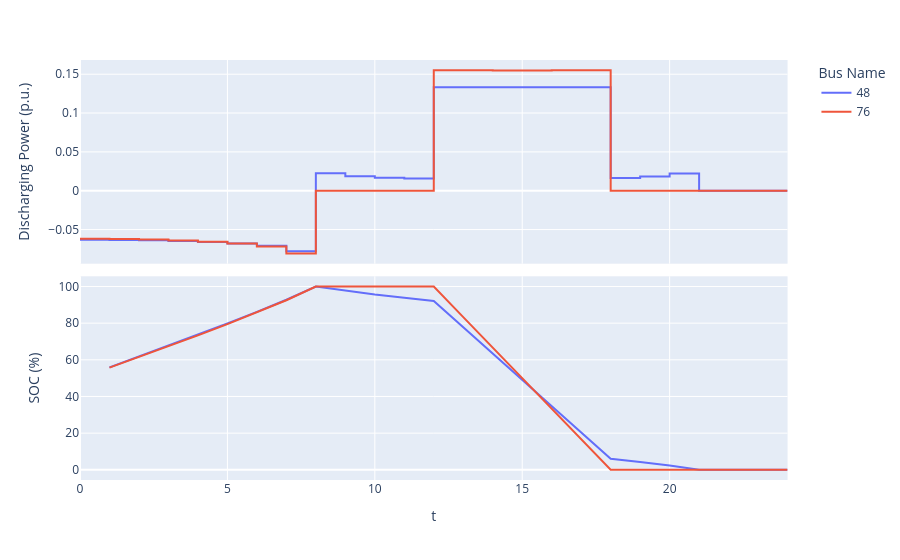

Here is the notebook cell this chart was saved with:
### Code cell
case = create_case(CASES_DIR / "csv" / "ieee123_30der_bat", start_step=0, n_steps=24)
result = case.run_opf(objective="cost", control_regulators=True, control_capacitors=True)
case.plot_schedules()
result.plot_voltages()
result.plot_network()
result.plot_batteries()

### Figure 1 — Plotly figure (JSON) as saved in the notebook; plotly's stock layout.template omitted (floating-point values rounded to 4 significant figures)
{"data": [{"hovertemplate": "Bus Name=48<br>variable=power<br>t=%{x}<br>value=%{y}<extra></extra>", "legendgroup": "48", "line": {"color": "#636efa", "dash": "solid", "shape": "hv"}, "marker": {"symbol": "circle"}, "mode": "lines", "name": "48", "orientation": "v", "showlegend": true, "type": "scatter", "x": [0, 1, 2, 3, 4, 5, 6, 7, 8, 9, 10, 11, 12, 13, 14, 15, 16, 17, 18, 19, 20, 21, 22, 23, 24], "xaxis": "x2", "y": [-0.06315, -0.06333, -0.06388, -0.06477, -0.06601, -0.06783, -0.07075, -0.07791, 0.02236, 0.0185, 0.01682, 0.01577, 0.1333, 0.1333, 0.1333, 0.1333, 0.1333, 0.1333, 0.01635, 0.01814, 0.02207, -1.598e-10, 9.191e-10, 2.867e-09, 2.867e-09], "yaxis": "y2"}, {"hovertemplate": "Bus Name=48<br>variable=soc<br>t=%{x}<br>value=%{y}<extra></extra>", "legendgroup": "48", "line": {"color": "#636efa", "dash": "solid"}, "marker": {"symbol": "circle"}, "mode": "lines", "name": "48", "orientation": "v", "showlegend": false, "type": "scatter", "x": [1, 2, 3, 4, 5, 6, 7, 8, 9, 10, 11, 12, 13, 14, 15, 16, 17, 18, 19, 20, 21, 22, 23, 24], "xaxis": "x", "y": [55.87, 61.76, 67.7, 73.73, 79.87, 86.17, 92.75, 100.0, 97.6, 95.61, 93.8, 92.1, 77.77, 63.43, 49.09, 34.76, 20.42, 6.081, 4.323, 2.373, -9.792e-07, -8.415e-07, -8.152e-07, -9.953e-07], "yaxis": "y"}, {"hovertemplate": "Bus Name=76<br>variable=power<br>t=%{x}<br>value=%{y}<extra></extra>", "legendgroup": "76", "line": {"color": "#EF553B", "dash": "solid", "shape": "hv"}, "marker": {"symbol": "circle"}, "mode": "lines", "name": "76", "orientation": "v", "showlegend": true, "type": "scatter", "x": [0, 1, 2, 3, 4, 5, 6, 7, 8, 9, 10, 11, 12, 13, 14, 15, 16, 17, 18, 19, 20, 21, 22, 23, 24], "xaxis": "x2", "y": [-0.06196, -0.06216, -0.06289, -0.06406, -0.06569, -0.06807, -0.07194, -0.08086, 2.729e-09, 1.261e-09, 6.226e-10, 1.856e-10, 0.1551, 0.1549, 0.1549, 0.1549, 0.155, 0.1552, 3.205e-10, 9.401e-10, 2.385e-09, -1.797e-10, 9.196e-10, 2.865e-09, 2.865e-09], "yaxis": "y2"}, {"hovertemplate": "Bus Name=76<br>variable=soc<br>t=%{x}<br>value=%{y}<extra></extra>", "legendgroup": "76", "line": {"color": "#EF553B", "dash": "solid"}, "marker": {"symbol": "circle"}, "mode": "lines", "name": "76", "orientation": "v", "showlegend": false, "type": "scatter", "x": [1, 2, 3, 4, 5, 6, 7, 8, 9, 10, 11, 12, 13, 14, 15, 16, 17, 18, 19, 20, 21, 22, 23, 24], "xaxis": "x", "y": [55.76, 61.54, 67.39, 73.35, 79.46, 85.79, 92.48, 100.0, 100.0, 100.0, 100.0, 100.0, 83.32, 66.66, 50.0, 33.35, 16.69, -9.878e-07, -8.897e-07, -8.582e-07, -9.812e-07, -8.417e-07, -8.154e-07, -9.953e-07], "yaxis": "y"}], "layout": {"annotations": [{"font": {}, "showarrow": false, "text": "", "textangle": 90, "x": 0.98, "xanchor": "left", "xref": "paper", "y": 0.2425, "yanchor": "middle", "yref": "paper"}, {"font": {}, "showarrow": false, "text": "", "textangle": 90, "x": 0.98, "xanchor": "left", "xref": "paper", "y": 0.7575, "yanchor": "middle", "yref": "paper"}], "legend": {"title": {"text": "Bus Name"}, "tracegroupgap": 0}, "margin": {"t": 60}, "xaxis": {"anchor": "y", "domain": [0, 0.98], "title": {"text": "t"}}, "xaxis2": {"anchor": "y2", "domain": [0, 0.98], "matches": "x", "showticklabels": false}, "yaxis": {"anchor": "x", "domain": [0, 0.485], "title": {"text": "SOC (%)"}}, "yaxis2": {"anchor": "x2", "domain": [0.515, 1], "title": {"text": "Discharging Power (p.u.)"}}}}
